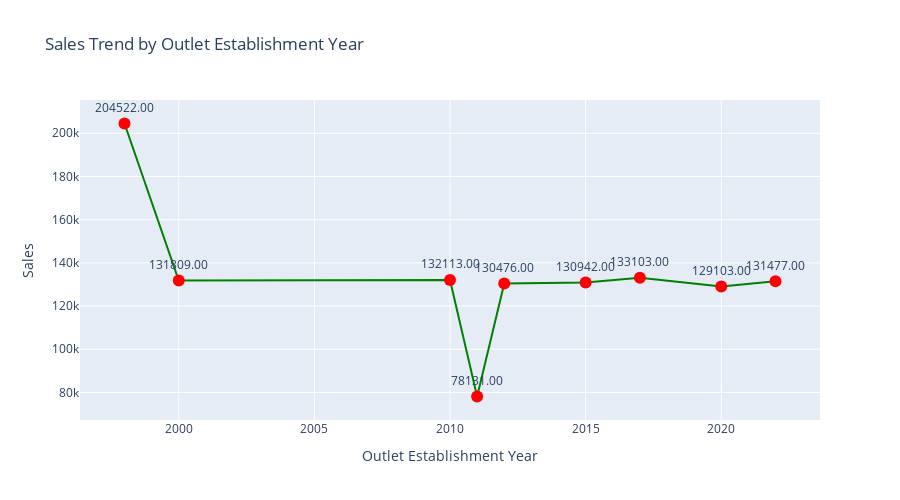

The code cell stored with this chart in its notebook:
### Code cell
fig2=px.line(out_year, x="Outlet Establishment Year", y="Sales", markers=True,text="Sales",
        title="Sales Trend by Outlet Establishment Year",height=500)
        
fig2.update_traces(line=dict(color="Green"),marker=dict(color="red",size=12),textposition="top center",texttemplate="%{text:.2f}")

### Figure 1 — Plotly figure (JSON) as saved in the notebook; plotly's stock layout.template omitted (floating-point values rounded to 4 significant figures)
{"data": [{"hovertemplate": "Outlet Establishment Year=%{x}<br>Sales=%{text}<extra></extra>", "legendgroup": "", "line": {"color": "Green", "dash": "solid"}, "marker": {"color": "red", "size": 12, "symbol": "circle"}, "mode": "lines+markers+text", "name": "", "orientation": "v", "showlegend": false, "text": [204500.0, 131800.0, 132100.0, 78130.0, 130500.0, 130900.0, 133100.0, 129100.0, 131500.0], "textposition": "top center", "texttemplate": "%{text:.2f}", "type": "scatter", "x": [1998, 2000, 2010, 2011, 2012, 2015, 2017, 2020, 2022], "xaxis": "x", "y": [204522, 131809, 132113, 78131, 130476, 130942, 133103, 129103, 131477], "yaxis": "y"}], "layout": {"height": 500, "legend": {"tracegroupgap": 0}, "title": {"text": "Sales Trend by Outlet Establishment Year"}, "xaxis": {"anchor": "y", "domain": [0, 1], "title": {"text": "Outlet Establishment Year"}}, "yaxis": {"anchor": "x", "domain": [0, 1], "title": {"text": "Sales"}}}}
